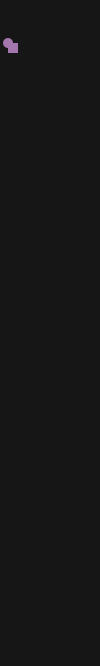
Frame 1 (no input)
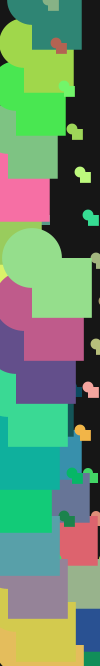
Frame 60 (the mouse pressed at the canvas centre just before this capture)
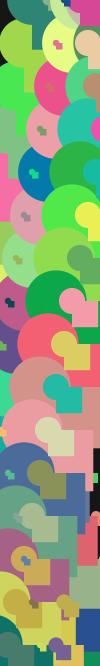
Frame 120 (the mouse held since frame 60 and released just before this capture)

The Processing sketch that drew these frames (run headless with seeded random() and noise(); from frame 60 on, the mouse is pressed at the canvas centre):

// Processing sketch: processing_64172
// ── processing_64172.pde

float x = 0;
float geschwindigkeitX = 8;
 
float y = 0;
float geschwindigkeitY = 43;
 
float grosse = 10;
  
float r = 1000;
float g = 1000;
float b = 1000;
 
void setup() {
  size(100, 666);
  smooth();
  background(22);
}
void draw() {
  x = x + geschwindigkeitX;
  y = y + geschwindigkeitY;
  if (x > width || x < 0) {
    geschwindigkeitX = -geschwindigkeitX;
  }
  if  (y > height || y < 0) {
    geschwindigkeitY = -geschwindigkeitY;
    grosse = random(66);
  }
    
   r = random (0,255);
   g = random (70,255);
   b = random (70,180);
   
  noStroke();
  fill(r,g,b);
  rect(x, y, grosse, grosse);
  ellipse(x, y, grosse, grosse);
   
   
}
